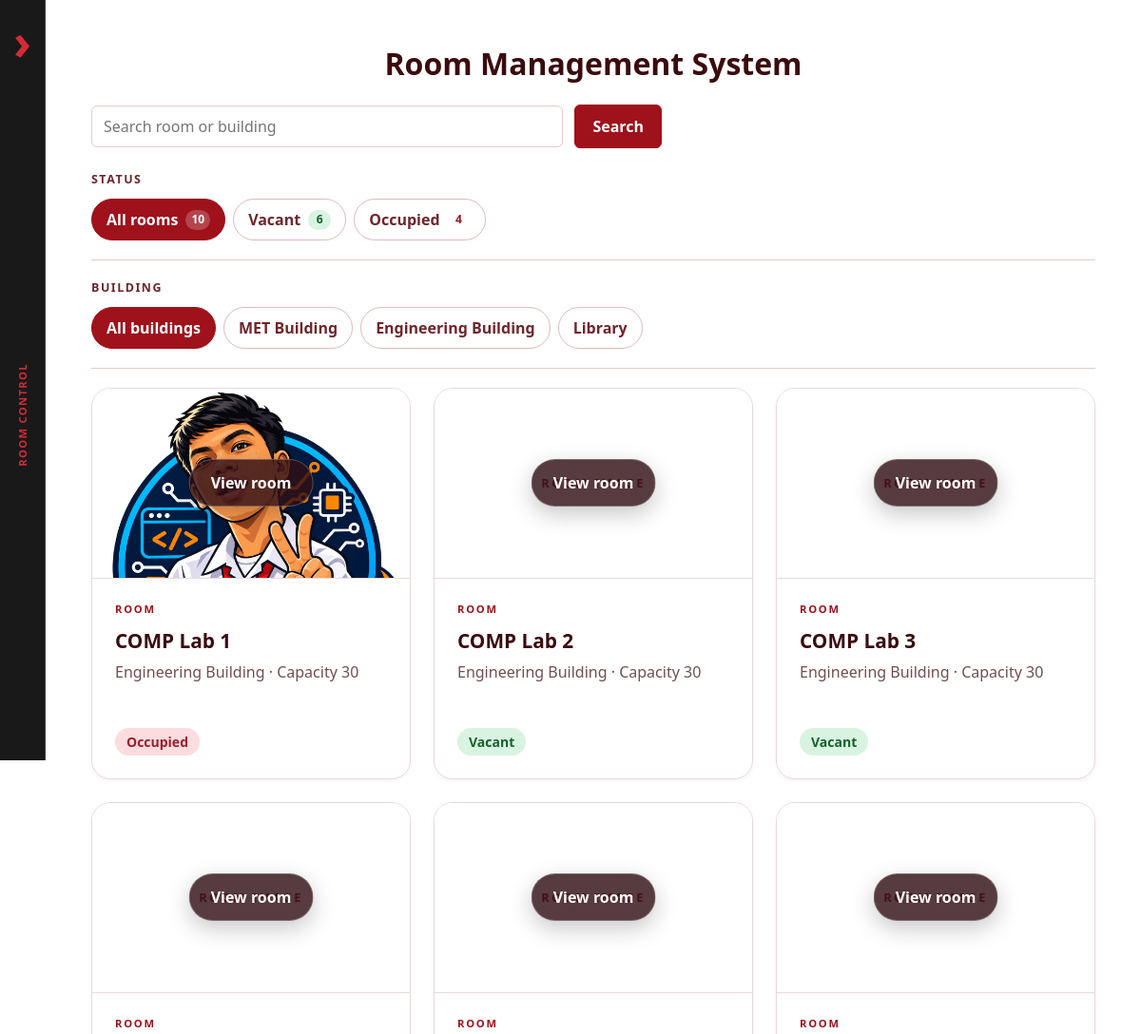
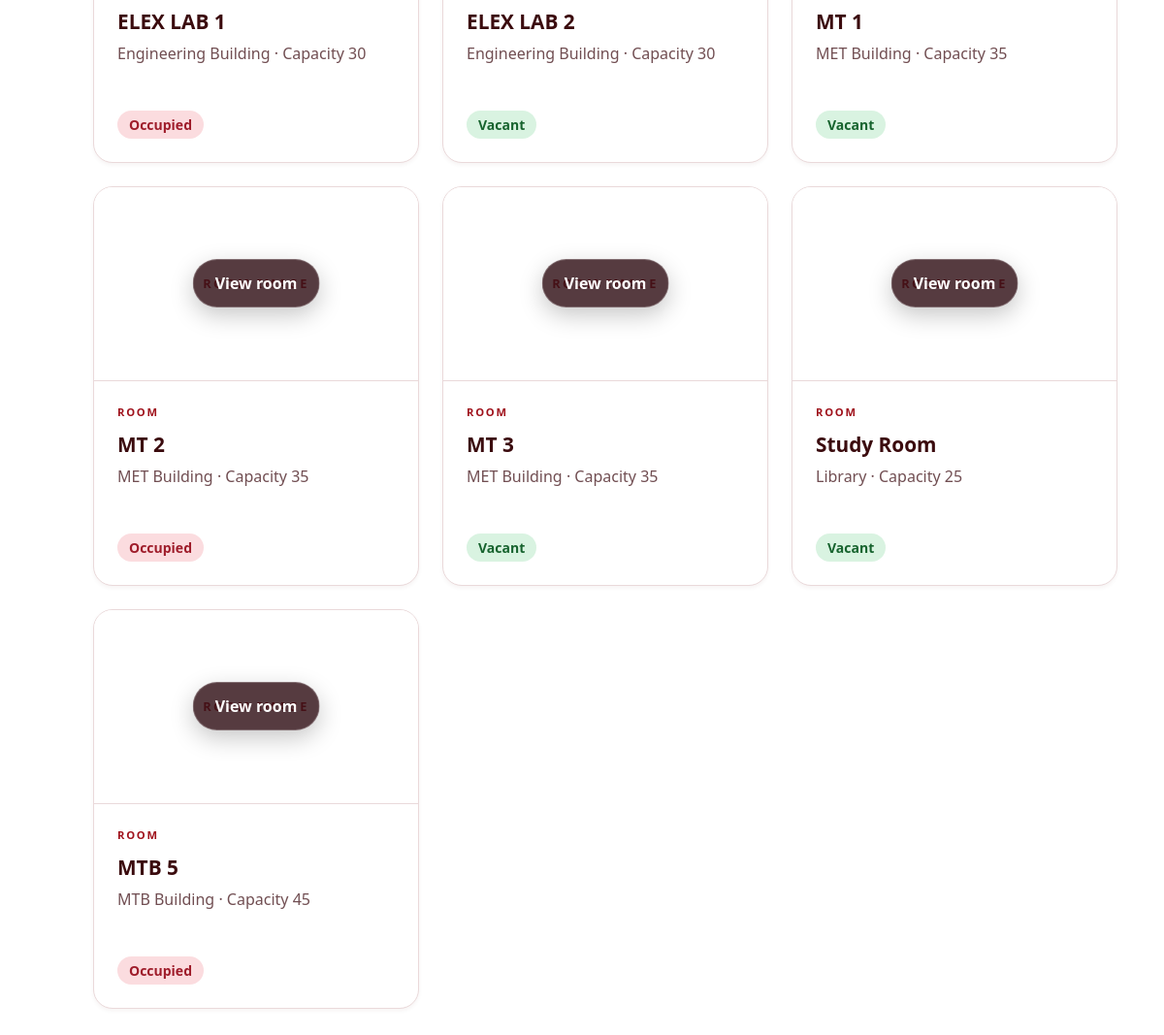
The page /room_index.php (signed in) on the database its author committed (2 pictures, top to bottom).
### tables this page shows
CREATE TABLE IF NOT EXISTS `rooms` (
  `room_id` int NOT NULL AUTO_INCREMENT,
  `room_name` varchar(80) NOT NULL,
  `building` varchar(60) NOT NULL,
  `capacity` int NOT NULL DEFAULT 0,
  `status` enum('Vacant','Occupied') NOT NULL DEFAULT 'Vacant',
  PRIMARY KEY (`room_id`),
  UNIQUE KEY `room_name` (`room_name`)
);

### components/CRUDE/room_images.php (called while the page is built, shortened)
<?php
function roomImageDirectory(): string {
    return __DIR__ . '/../../uploads/rooms';
}
function roomImageUrl(int $id): ?string {
    foreach (['jpg', 'png', 'webp'] as $extension) {
        $path = roomImageDirectory() . '/' . $id . '.' . $extension;
        if (is_file($path)) {
            return 'uploads/rooms/' . $id . '.' . $extension . '?v=' . filemtime($path);
        }
    }
    return null;
}

### room_index.php (the view, shortened to what this page needs)
<?php
require __DIR__ . '/room_helpers.php';
require __DIR__ . '/room_config.php';
require __DIR__ . '/components/CRUDE/room_images.php';
$search = trim((string) ($_GET['q'] ?? ''));
$statusFilter = (string) ($_GET['status'] ?? '');
if (!in_array($statusFilter, ['Vacant', 'Occupied'], true)) {
    $statusFilter = '';
}
$buildingOptions = ['MET Building', 'Engineering Building', 'Library'];
$buildingFilter = (string) ($_GET['building'] ?? '');
if (!in_array($buildingFilter, $buildingOptions, true)) {
    $buildingFilter = '';
}
$params = [];
$counts = ['Vacant' => 0, 'Occupied' => 0];
$countSql = 'SELECT status, COUNT(*) AS total FROM rooms';
$countStmt = $pdo->prepare($countSql . ' GROUP BY status');
$countStmt->execute($params);
foreach ($countStmt as $count) {
    $counts[$count['status']] = (int) $count['total'];
}
$sql = 'SELECT room_id, room_name, building, capacity, status FROM rooms';
$sql .= ' ORDER BY room_id';
$stmt = $pdo->prepare($sql);
$stmt->execute($params);
$rooms = $stmt->fetchAll();
$filterUrl = static function (string $status, string $building) use ($search): string {
    $query = [];
    if ($status !== '') {
        $query['status'] = $status;
    }
    if ($building !== '') {
        $query['building'] = $building;
    }
    if ($search !== '') {
        $query['q'] = $search;
    }
    return 'room_index.php' . ($query !== [] ? '?' . http_build_query($query) : '');
};
?>
<form class="mb-6 flex flex-wrap items-center gap-3" method="get">
    <input class="min-w-0 flex-1" id="room-search" name="q" placeholder="Search room or building" value="<?= e($search) ?>">
    <button type="submit">Search</button>
</form>
<p class="room-filter-heading">Status</p>
<nav class="room-filter-tabs" aria-label="Filter rooms by status">
    <a class="room-filter-link" href="<?= e($filterUrl('', $buildingFilter)) ?>" <?= $statusFilter === '' ? 'aria-current="page"' : '' ?>>All rooms <span class="room-filter-count"><?= array_sum($counts) ?></span></a>
    <a class="room-filter-link room-filter-link--vacant" href="<?= e($filterUrl('Vacant', $buildingFilter)) ?>" <?= $statusFilter === 'Vacant' ? 'aria-current="page"' : '' ?>>Vacant <span class="room-filter-count"><?= $counts['Vacant'] ?></span></a>
    <a class="room-filter-link" href="<?= e($filterUrl('Occupied', $buildingFilter)) ?>" <?= $statusFilter === 'Occupied' ? 'aria-current="page"' : '' ?>>Occupied <span class="room-filter-count"><?= $counts['Occupied'] ?></span></a>
</nav>
<p class="room-filter-heading">Building</p>
<nav class="room-filter-tabs" aria-label="Filter rooms by building">
    <a class="room-filter-link" href="<?= e($filterUrl($statusFilter, '')) ?>" <?= $buildingFilter === '' ? 'aria-current="page"' : '' ?>>All buildings</a>
    <?php foreach ($buildingOptions as $building): ?>
        <a class="room-filter-link" href="<?= e($filterUrl($statusFilter, $building)) ?>" <?= $buildingFilter === $building ? 'aria-current="page"' : '' ?>><?= e($building) ?></a>
    <?php endforeach; ?>
</nav>
<?php if ($rooms === []): ?>
    <p>No rooms found.</p>
<?php else: ?>
    <div class="room-card-grid" id="rooms">
        <?php foreach ($rooms as $room): ?>
            <?php $imageUrl = roomImageUrl((int) $room['room_id']); ?>
            <article class="room-card">
                <a class="room-card-link" href="#room-<?= (int) $room['room_id'] ?>" aria-label="View <?= e($room['room_name']) ?> details">
                <div class="room-card-image">
                    <?php if ($imageUrl !== null): ?>
                        <img src="<?= e($imageUrl) ?>" alt="<?= e($room['room_name']) ?>" loading="lazy">
                    <?php else: ?>
                        <span class="room-card-placeholder">ROOM IMAGE</span>
                    <?php endif; ?>
                    <span class="room-card-view" aria-hidden="true">View room</span>
                </div>
                <div class="room-card-details">
                    <span class="room-card-kicker">ROOM</span>
                    <h2><?= e($room['room_name']) ?></h2>
                    <p class="room-card-description"><?= e($room['building']) ?> · Capacity <?= (int) $room['capacity'] ?></p>
                    <div class="room-card-footer"><span class="badge <?= strtolower($room['status']) ?>"><?= e($room['status']) ?></span></div>
                </div>
                </a>
            </article>
        <?php endforeach; ?>
    </div>
<?php endif; ?>
<?php page($statusFilter !== '' ? $statusFilter . ' Rooms' : 'Room Management System', ob_get_clean());

### room_helpers.php (shortened to what this page needs)
<?php
function roomBasePath(): string {
    $script = str_replace('\\', '/', $_SERVER['SCRIPT_NAME'] ?? '');
    return str_contains($script, '/components/') ? '../../' : '';
}
function e(string $value): string {
    return htmlspecialchars($value, ENT_QUOTES | ENT_SUBSTITUTE, 'UTF-8');
}
function page(string $title, string $body): void {
    $base = roomBasePath();
    $currentPage = basename($_SERVER['SCRIPT_NAME'] ?? '');
    echo '<!doctype html><html lang="en"><head><meta charset="utf-8">';
    echo '<link rel="stylesheet" href="'.$base.'Style/styles.css?v=43"><title>'.e($title).'</title></head>';
    echo '<body class="dashboard-page">';
    require __DIR__ . '/components/Dashboard/room_sidebar.php';
    echo '<main class="dashboard-content">';
    echo '<h1'.($currentPage === 'room_index.php' ? ' class="dashboard-heading"' : '').'>'.e($title).'</h1>'.$body.'</main></body></html>';
}

### components/Dashboard/room_sidebar.php (shortened to what this page needs)
<aside class="dashboard-sidebar" aria-label="Dashboard sidebar">
    <div class="sidebar-rail">
        <label class="sidebar-toggle-button" for="sidebar-toggle" title="Open or close sidebar"><span class="rail-chevron" aria-hidden="true">›</span></label>
        <span class="rail-label" aria-hidden="true">ROOM CONTROL</span>
    </div>
</aside>

### rows shown on the page
rooms: room_name "COMP Lab 1", building "Engineering Building", capacity "30", status "Occupied"
rooms: shows "ROOM IMAGE", room_name "COMP Lab 2", building "Engineering Building", capacity "30", status "Vacant"
rooms: shows "ROOM IMAGE", room_name "COMP Lab 3", building "Engineering Building", capacity "30", status "Vacant"
rooms: shows "ROOM IMAGE", room_name "ELEX LAB 1", building "Engineering Building", capacity "30", status "Occupied"
rooms: shows "ROOM IMAGE", room_name "ELEX LAB 2", building "Engineering Building", capacity "30", status "Vacant"
rooms: shows "ROOM IMAGE", room_name "MT 1", building "MET Building", capacity "35", status "Vacant"
rooms: shows "ROOM IMAGE", room_name "MT 2", building "MET Building", capacity "35", status "Occupied"
rooms: shows "ROOM IMAGE", room_name "MT 3", building "MET Building", capacity "35", status "Vacant"
rooms: shows "ROOM IMAGE", room_name "Study Room", building "Library", capacity "25", status "Vacant"
rooms: shows "ROOM IMAGE", room_name "MTB 5", building "MTB Building", capacity "45", status "Occupied"

### other values the page prints
$title "Room Management System"
array_sum($counts) "10"
$counts['Vacant'] "6"
$counts['Occupied'] "4"
$building "MET Building"
$building "Engineering Building"
$building "Library"
